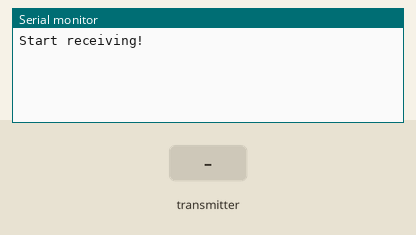
Bench run of a sketch on a simulated Arduino Uno, built with avr-gcc and run on an emulated ATmega328P. Shown: the last lines printed to the serial monitor. Inputs (shaded band) come from the test bench. No radio packets arrive unless stated.

Above: at 1.2 s.
1.3 s: the transmitter starts sending t = 25
At 1.37 s:
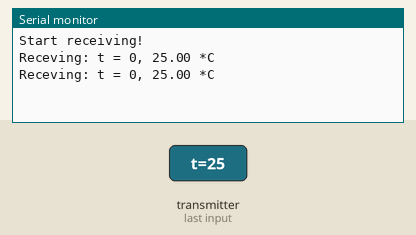
3.2 s: the transmitter starts sending t = 0
At 5.6 s:
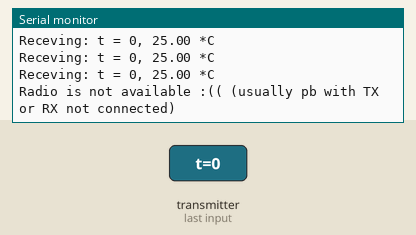

Measured:
- after the input at 1.3 s, the serial monitor: prints a new line at once (image 1)
- after the input at 3.2 s, the serial monitor: prints a new line after 2.0 s (image 2)

The sketch:

receiver.ino
```cpp
/*
Combination between this
https://theorycircuit.com/bme680-arduino/
and this
https://www.circuits-diy.com/nrf24l01-wireless-rf-transceiver-module-working-interface-with-arduino-uno/
+ my onw code
SOmetimes it works, when u thouch the rx stops working
How?
*/
#include <SPI.h>
#include <nRF24L01.h>
#include <RF24.h>

RF24 radio(9, 10);  // CE, CSN; 11: MOSI; 12: MISO; 13: SCK

const byte address[6] = "00001";

struct data {
  int nr;
  double t;
} data;

unsigned long startTime = millis();

void setup() {
  Serial.begin(9600);
  while (!Serial)
    ;
  radio.begin();
  radio.openReadingPipe(0, address);
  radio.startListening();
  Serial.println("Start receiving!");
}

void loop() {
  if (radio.available()) {
    data.t = -69;
    radio.read(&data, sizeof(data));
    if (data.t != 0) {
      Serial.println("Receving: t = " + String(data.nr) + ", " + String(data.t) + " *C");
      startTime = millis();
    } else {
      if (millis() - startTime > 2000) {
        Serial.println("Not receving data or receving t = 0 *C :(( (usually when power not connected to RX");
        startTime = millis();
      }
    }
  } else {
    if (millis() - startTime > 2000) {
      Serial.println("Radio is not available :(( (usually pb with TX or RX not connected)");
      startTime = millis();
    }
  }
}
```
